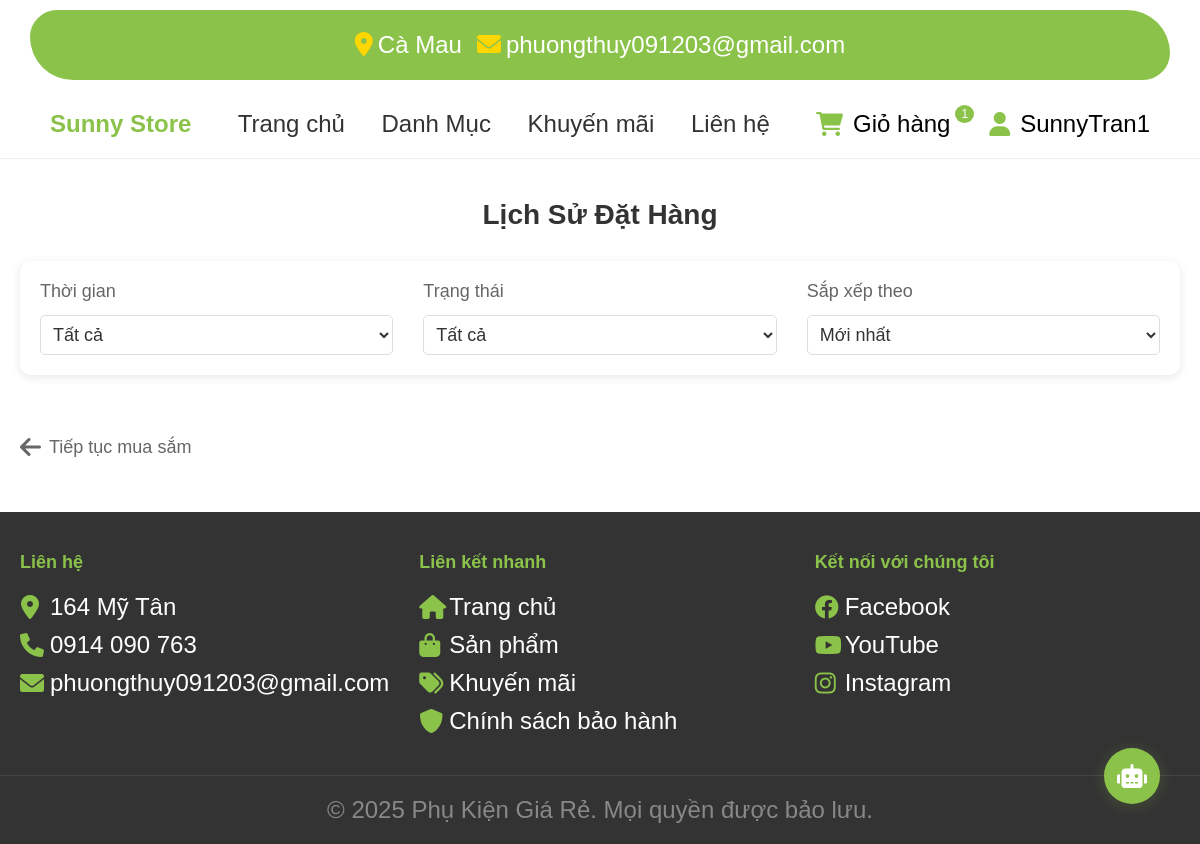
Page /order_history.php (signed in) on the earlier database version.
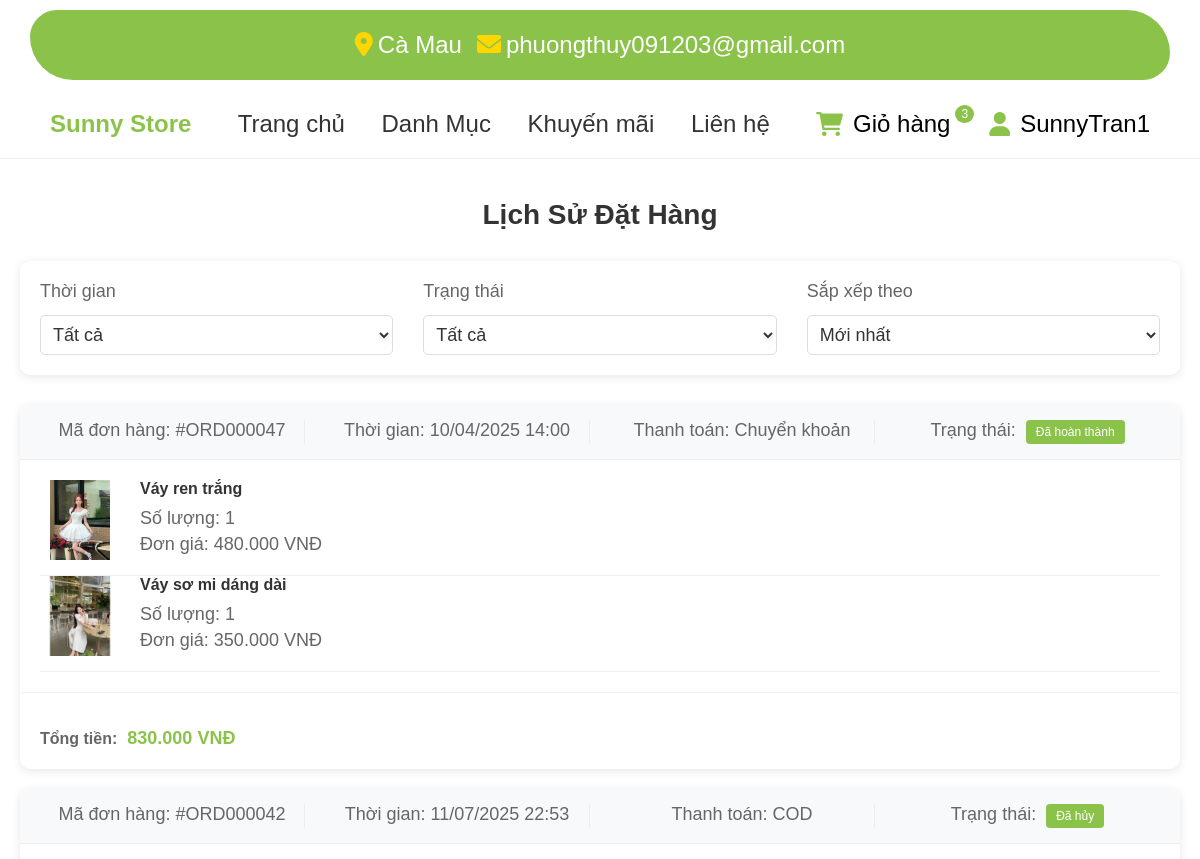
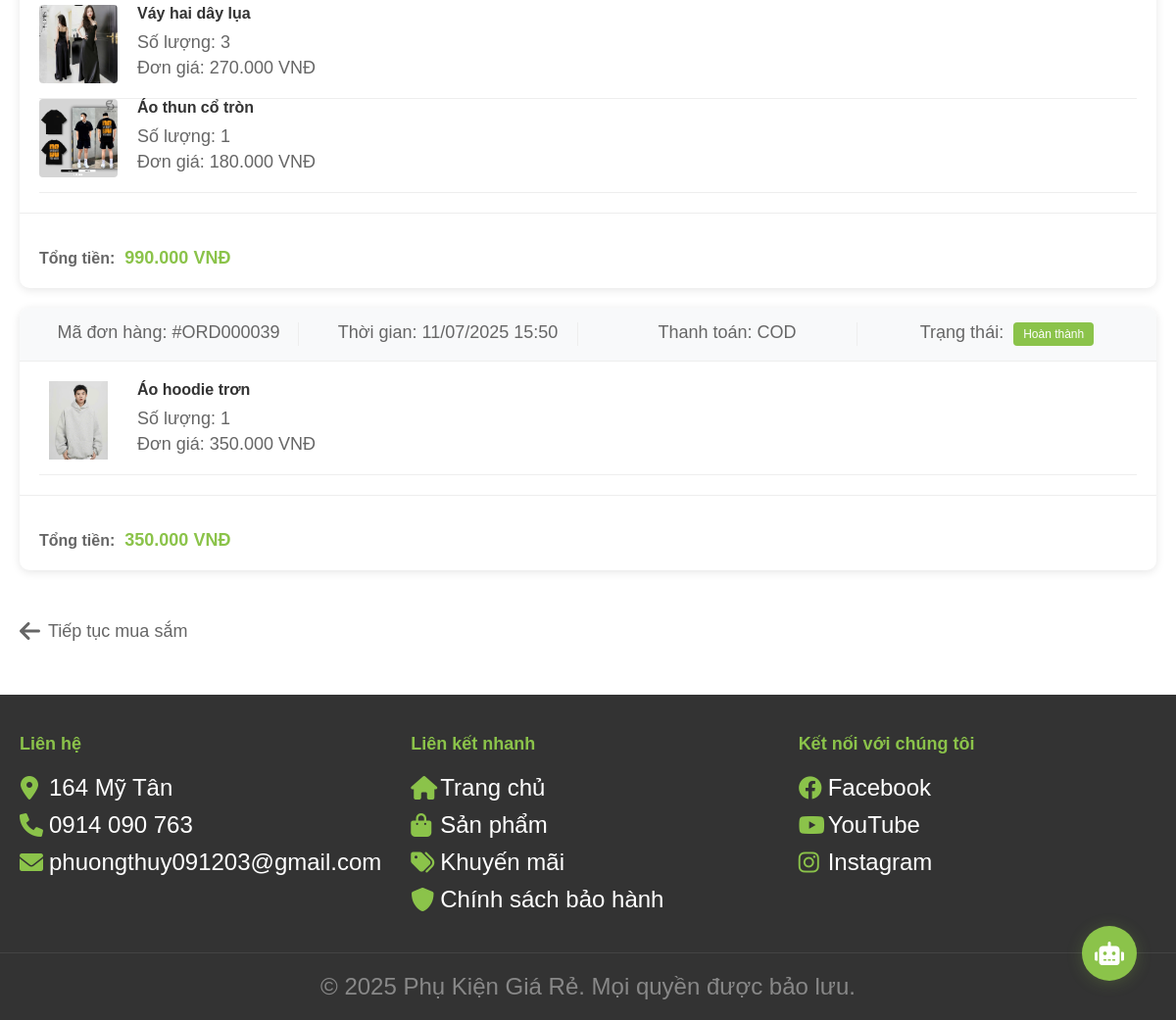
Same page on the later database version (2 pictures, top to bottom).
### tables this page shows
CREATE TABLE `donhang` (
  `donhangid` int(11) NOT NULL,
  `manguoidung` int(11) NOT NULL,
  `ten_nguoi_dat` varchar(100) NOT NULL,
  `ngaydat` datetime DEFAULT current_timestamp(),
  `trangthai` varchar(50) NOT NULL,
  `tongtien` decimal(10,2) NOT NULL,
  `diachigiao` text NOT NULL,
  `sdt` varchar(15) NOT NULL,
  `phuongthuctt` varchar(50) NOT NULL
);

CREATE TABLE `chitietdonhang` (
  `chitietdonhangid` int(11) NOT NULL,
  `madonhang` int(11) NOT NULL,
  `masanpham` int(11) NOT NULL,
  `sizeid` int(11) NOT NULL,
  `soluong` int(11) NOT NULL,
  `gia` decimal(10,2) NOT NULL
);

CREATE TABLE `sanpham` (
  `sanphamid` int(11) NOT NULL,
  `tensanpham` varchar(255) NOT NULL,
  `mota` text DEFAULT NULL,
  `gia` decimal(10,2) NOT NULL,
  `madanhmuc` int(11) DEFAULT NULL,
  `makhuyenmai` int(11) DEFAULT NULL,
  `chatlieu` varchar(255) DEFAULT NULL,
  `thuonghieu` varchar(255) DEFAULT NULL,
  `baohanh` varchar(255) DEFAULT NULL,
  `gianhap` decimal(10,2) DEFAULT NULL
);

### connect.php (called while the page is built, shortened)
<?php
    $servername = "localhost";
    $username = "root";
    $password = "";
    $dbname = "shoplinhkien";
    $conn = mysqli_connect($servername, $username, $password, $dbname);
    function getCartItemCount($userId) {
        global $conn;
        $sql = "SELECT COUNT(*) as total
                FROM chitietgiohang cg
                JOIN giohang g ON cg.magiohang = g.giohangid
                WHERE g.manguoidung = ?";
        $stmt = mysqli_prepare($conn, $sql);
        mysqli_stmt_bind_param($stmt, "i", $userId);
        mysqli_stmt_execute($stmt);
        $result = mysqli_stmt_get_result($stmt);
        $row = mysqli_fetch_assoc($result);
        return $row['total'];
    }
?>

### order_history.php (the view, shortened to what the changed rows need)
<?php
include 'connect.php';
$userId = $_SESSION['id'];
$statusFilter = isset($_GET['status']) ? $_GET['status'] : 'all';
$sortFilter = isset($_GET['sort_filter']) ? $_GET['sort_filter'] : 'newest';
$orderQuery = "SELECT DISTINCT dh.donhangid, dh.ngaydat, dh.trangthai, dh.tongtien, dh.phuongthuctt
               FROM donhang dh
               WHERE dh.manguoidung = ?";
switch($sortFilter) {
    default:
        $orderQuery .= " ORDER BY dh.donhangid DESC";
}
$stmt = $conn->prepare($orderQuery);
if ($statusFilter !== 'all') {
    $stmt->bind_param("is", $userId, $statusFilter);
} else {
    $stmt->bind_param("i", $userId);
}
$stmt->execute();
$orders = $stmt->get_result()->fetch_all(MYSQLI_ASSOC);
?>
<?php
include 'header.php';
?>
<div class="order-history-container">
    <h1 class="page-title">Lịch Sử Đặt Hàng</h1>
        <?php foreach ($orders as $order): ?>
            <div class="order-card">
                <div class="order-header">
                    <div class="order-info">
                        <p>Mã đơn hàng: #ORD<?php echo str_pad($order['donhangid'], 6, '0', STR_PAD_LEFT); ?></p>
                        <p>Thời gian: <?php echo date('d/m/Y H:i', strtotime($order['ngaydat'])); ?></p>
                        <p>Thanh toán: <?php echo $order['phuongthuctt']; ?></p>
                        <p>Trạng thái: <span class="badge <?php
                            switch($order['trangthai']) {
                                case 'Hoàn thành':
                                    echo 'bg-success';
                                    break;
                                case 'Đã hủy':
                                    echo 'bg-danger';
                                    break;
                                default:
                                    echo 'bg-secondary';
                            }
                        ?>"><?php echo $order['trangthai']; ?></span></p>
                    </div>
                </div>
                <div class="order-content">
                    <?php
                    $detailQuery = "SELECT ctdh.*, sp.tensanpham,
                   (SELECT duongdan FROM hinhanhsanpham WHERE masanpham = sp.sanphamid LIMIT 1) as duongdan
                FROM chitietdonhang ctdh
                JOIN sanpham sp ON ctdh.masanpham = sp.sanphamid
                WHERE ctdh.madonhang = ?";
                    $detailStmt = $conn->prepare($detailQuery);
                    $detailStmt->bind_param("i", $order['donhangid']);
                    $detailStmt->execute();
                    $products = $detailStmt->get_result()->fetch_all(MYSQLI_ASSOC);
                    ?>
                    <?php foreach ($products as $product): ?>
                    <div class="product-info">
                        <img src="picture/<?php echo $product['duongdan']; ?>" alt="<?php echo $product['tensanpham']; ?>">
                        <div class="product-details">
                            <h3><?php echo $product['tensanpham']; ?></h3>
                            <p>Số lượng: <?php echo $product['soluong']; ?></p>
                            <p>Đơn giá: <?php echo number_format($product['gia'], 0, ',', '.'); ?> VNĐ</p>
                        </div>
                    </div>
                    <?php endforeach; ?>
                </div>
                <div class="order-footer">
                    <div class="order-total">
                        <span class="total-label">Tổng tiền:</span>
                        <?php
                        $calculatedTotal = 0;
                        foreach ($products as $product) {
                            $calculatedTotal += $product['soluong'] * $product['gia'];
                        }
                        ?>
                        <span class="total-value"><?php echo number_format($calculatedTotal, 0, ',', '.'); ?> VNĐ</span>
                    </div>
                </div>
            </div>
        <?php endforeach; ?>
    </div>
<?php include 'footer.php'; ?>
</body>
</html>

### header.php (shortened to what the changed rows need)
<?php
    require_once 'connect.php';
?>
<!DOCTYPE html>
<html lang="en">
<head>
    <link href="https://cdnjs.cloudflare.com/ajax/libs/font-awesome/6.0.0/css/all.min.css" rel="stylesheet">
</head>
<body>
    <header>
        <div class="header-icons">
            <a href="cart.php">
                <i class="fas fa-shopping-cart"></i>
                Giỏ hàng
                <?php if(isset($_SESSION['id'])): ?>
                    <span class="cart-count"><?php echo getCartItemCount($_SESSION['id']); ?></span>
                <?php endif; ?>
            </a>
        </div>
    </header>

Differences in the rows shown:
added donhang: donhangid "000047", ngaydat "10/04/2025 14:00", phuongthuctt "Chuyển khoản", trangthai "Đã hoàn thành", calculatedTotal "830.000"
added chitietdonhang: shows a picture, masanpham.tensanpham "Váy ren trắng", soluong "1", gia "480.000", shown under "000047"
added chitietdonhang: shows a picture, masanpham.tensanpham "Váy sơ mi dáng dài", soluong "1", gia "350.000", shown under "000047"
added donhang: donhangid "000042", ngaydat "11/07/2025 22:53", phuongthuctt "COD", trangthai "Đã hủy", calculatedTotal "990.000"
added chitietdonhang: shows a picture, masanpham.tensanpham "Váy hai dây lụa", soluong "3", gia "270.000", shown under "000042"
added chitietdonhang: shows a picture, masanpham.tensanpham "Áo thun cổ tròn", soluong "1", gia "180.000", shown under "000042"
added donhang: donhangid "000039", ngaydat "11/07/2025 15:50", phuongthuctt "COD", trangthai "Hoàn thành", calculatedTotal "350.000"
added chitietdonhang: shows a picture, masanpham.tensanpham "Áo hoodie trơn", soluong "1", gia "350.000", shown under "000039"
Other differences:
getCartItemCount($_SESSION['id']): "1" → "3"
